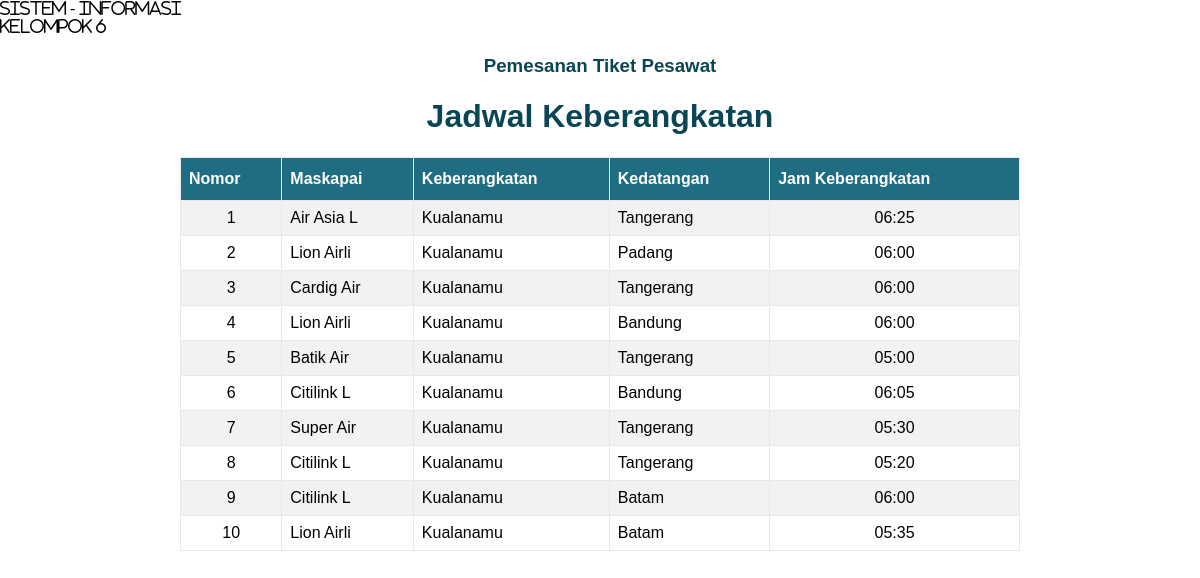
Screenshot of /jadwal/index.php with the database file from the repository.
### tables this page shows
CREATE TABLE `rute` (
  `id_rute` varchar(5) NOT NULL,
  `jam_berangkat` varchar(5) NOT NULL,
  `asal_rute` text NOT NULL,
  `tujuan_rute` text NOT NULL,
  `maskapai` varchar(10) NOT NULL,
  `harga` int(9) NOT NULL
);

### jadwal/index.php (the view, shortened to what this page needs)
<?php
if (!isset($_SESSION['id'])) {
?>
<!DOCTYPE html>
<html lang="en" dir="ltr">
    <head>
        <link rel="stylesheet" href="../gaya.css">
    </head>
    <body>
        <?php
            include '../config/header.php';
        ?>
        <h1 class="txt-center">Jadwal Keberangkatan</h1>
        <table border="1" class="senter">
            <tr>
                <th>Nomor</th>
                <th>Maskapai</th>
                <th>Keberangkatan</th>
                <th>Kedatangan</th>
                <th>Jam Keberangkatan</th>
            </tr>
            <?php
                include '../config/koneksi.php';
                $nomor = 1;
                $querry = "SELECT * FROM rute";
                $results = mysqli_query($koneksi, $querry);
                if (mysqli_num_rows($results)>0) {
                    while ($row = mysqli_fetch_assoc($results)) {
                        echo "
                            <tr>
                                <td style='text-align: center;'>".$nomor++."</td>
                                <td>".ucwords($row['maskapai'])."</td>
                                <td>".ucwords($row['asal_rute'])."</td>
                                <td>".ucwords($row['tujuan_rute'])."</td>
                                <td style='text-align: center;'>".$row['jam_berangkat']."</td>
                            </tr>
                        ";
                    }
                }
            ?>
        </table>
    </body>
</html>
<?php
}
?>

### config/header.php (shortened to what this page needs)
<head>
</head>
<header class="marjin">
            <div class="grid text-center" style="--bs-columns: 18; --bs-gap: .5rem;">
                <div class="fa-regular" style="grid-column: span 14;">Sistem - Informasi</div>
            </div>
            <div class="grid text-center" style="--bs-columns: 18; --bs-gap: .5rem;">
                <div class="fa-regular" style="grid-column: span 14;">Kelompok 6</div>
            </div>
    <h3 class="txt-center">Pemesanan Tiket Pesawat</h3>
</header>

### gaya.css (style rules this page uses)
* { box-sizing: border-box; }
body { font-family: sans-serif; margin: 0; padding: 0; }
.txt-center { text-align: center; color: #084655; }
.senter { margin-left: auto; margin-right: auto; margin-top: 20px; }
.marjin { margin-bottom: 20px; }
table { border-collapse: collapse; width: 70%; }
table td, table th { border: 1px solid #e8e8e8; padding: 8px; }
table tr:nth-child(even) { background-color: #f2f2f2; }
table th { padding-top: 12px; padding-bottom: 12px; text-align: left; background-color: #1f6d82; color: white; }

### rows the page displays
rute: maskapai "Air Asia L", asal_rute "Kualanamu", tujuan_rute "Tangerang", jam_berangkat "06:25"
rute: maskapai "Lion Airli", asal_rute "Kualanamu", tujuan_rute "Padang", jam_berangkat "06:00"
rute: maskapai "Cardig Air", asal_rute "Kualanamu", tujuan_rute "Tangerang", jam_berangkat "06:00"
rute: maskapai "Lion Airli", asal_rute "Kualanamu", tujuan_rute "Bandung", jam_berangkat "06:00"
rute: maskapai "Batik Air", asal_rute "Kualanamu", tujuan_rute "Tangerang", jam_berangkat "05:00"
rute: maskapai "Citilink L", asal_rute "Kualanamu", tujuan_rute "Bandung", jam_berangkat "06:05"
rute: maskapai "Super Air", asal_rute "Kualanamu", tujuan_rute "Tangerang", jam_berangkat "05:30"
rute: maskapai "Citilink L", asal_rute "Kualanamu", tujuan_rute "Tangerang", jam_berangkat "05:20"
rute: maskapai "Citilink L", asal_rute "Kualanamu", tujuan_rute "Batam", jam_berangkat "06:00"
rute: maskapai "Lion Airli", asal_rute "Kualanamu", tujuan_rute "Batam", jam_berangkat "05:35"
